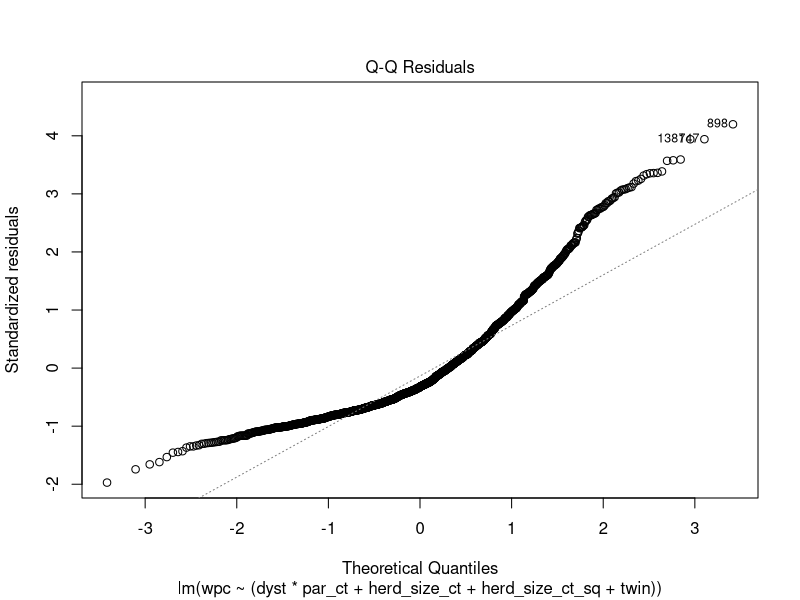
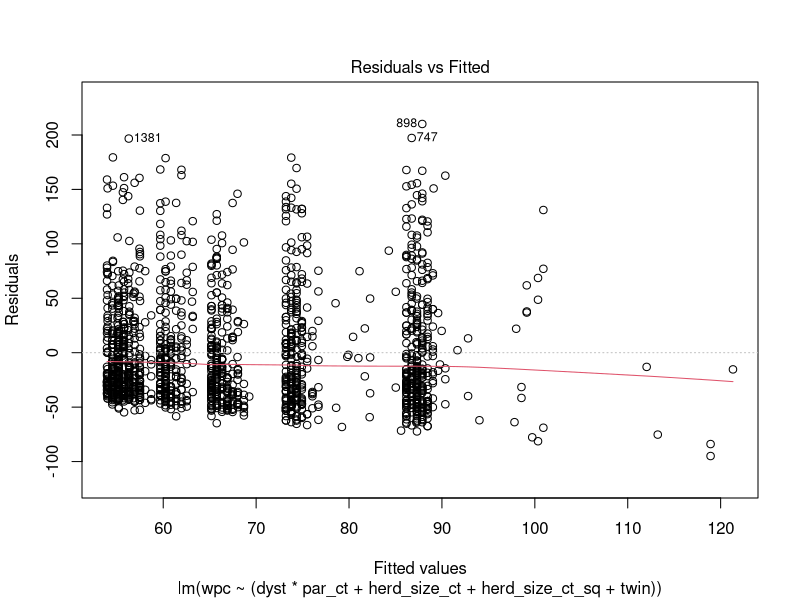
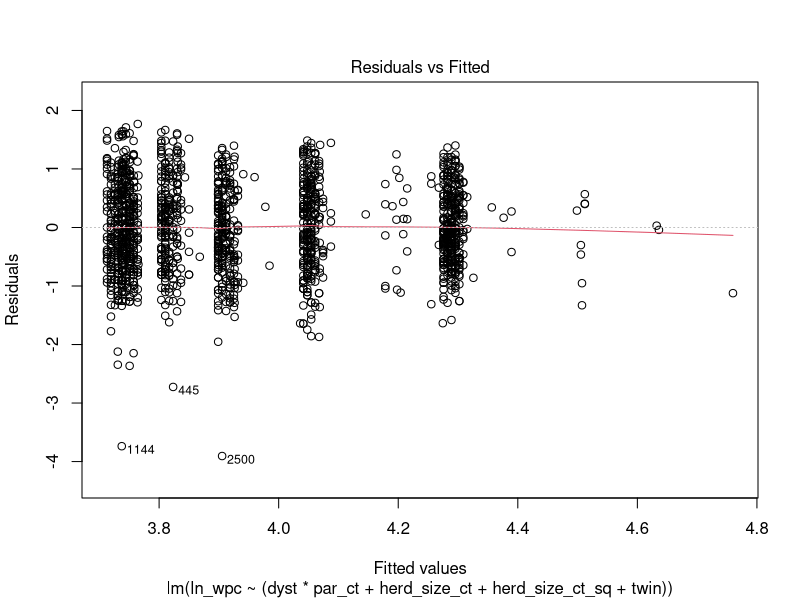
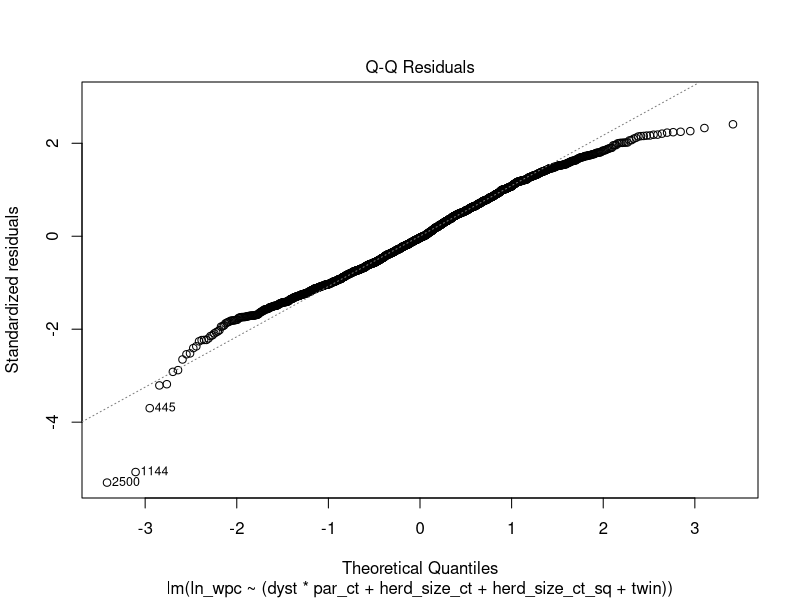
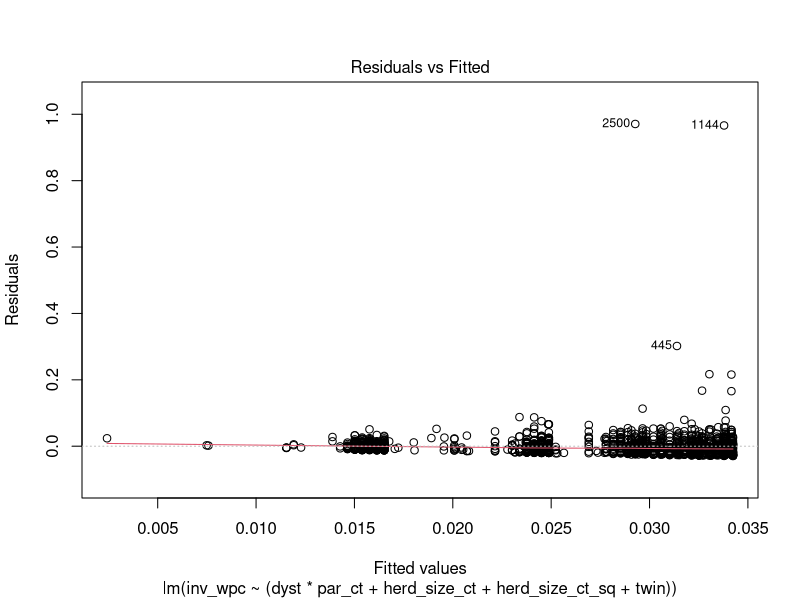
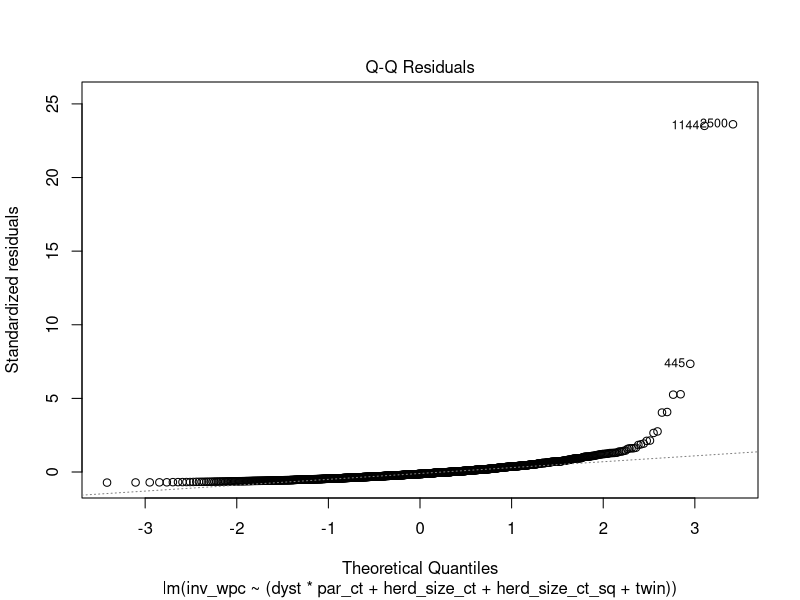
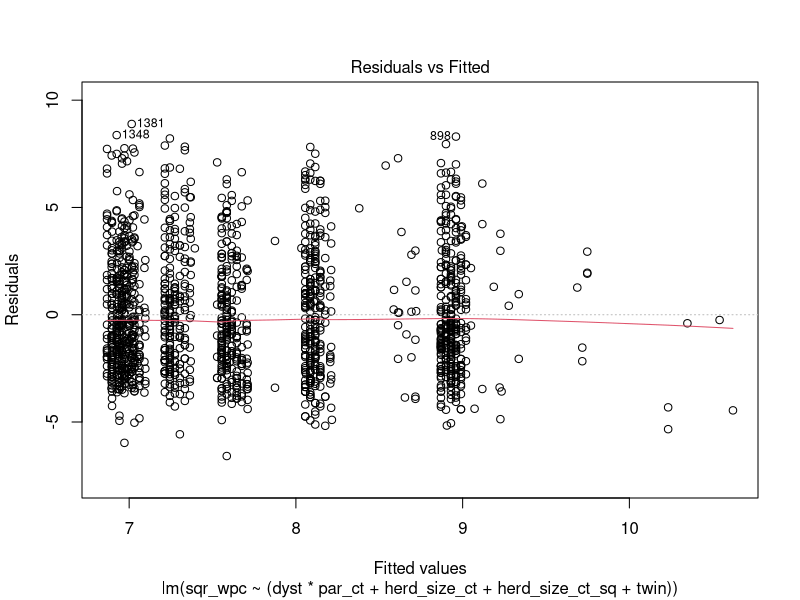
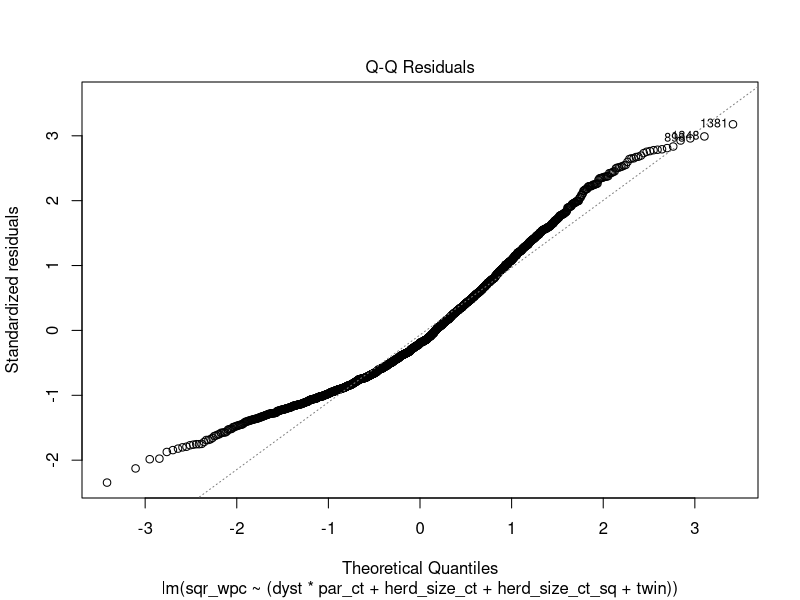

Generate these figures, in order, with R:
## ---- chunk 1
# automatically create a bib database for R packages
knitr::write_bib(c(
  .packages(), 'bookdown', 'knitr', 'rmarkdown'
), 'packages.bib')
## ---- chunk 2
#Ouvrir le jeu de données
daisy2 <-read.csv(file="daisy2.csv", 
                  header=TRUE, 
                  sep=",")
daisy2_mod<-subset(daisy2, 
                   h7==1)

#Nous génèrons les nouvelles variables
daisy2_mod$par_ct <- daisy2_mod$parity-1
daisy2_mod$herd_size_ct <- daisy2_mod$herd_size-250
daisy2_mod$herd_size_ct_sq <-daisy2_mod$herd_size_ct*daisy2_mod$herd_size_ct

#Le modèle
modele1<-lm(data=daisy2_mod, 
            wpc ~ (dyst*par_ct + herd_size_ct + herd_size_ct_sq + twin)
            )
plot(modele1, 2) #Nous demandons la 2e figure Normal Q-Q

## ---- chunk 3
plot(modele1, 1) #Nous demandons la figure Residual vs Fitted
## ---- chunk 4
#Nous créons les nouvelles variables en bloc:
daisy2_mod$ln_wpc <- log(daisy2_mod$wpc)
daisy2_mod$inv_wpc <- 1/daisy2_mod$wpc
daisy2_mod$sqr_wpc <- sqrt(daisy2_mod$wpc)
## ---- chunk 5
#Le modèle pour log_wpc
modele_log<-lm(data=daisy2_mod, 
               ln_wpc ~ (dyst*par_ct + herd_size_ct + herd_size_ct_sq + twin)
               )

plot(modele_log, 1) #La figure Residual vs Fitted
## ---- chunk 6
plot(modele_log, 2) #La figure Normal Q-Q
## ---- chunk 7
#Le modèle pour inv_wpc
modele_inv<-lm(data=daisy2_mod, 
               inv_wpc ~ (dyst*par_ct + herd_size_ct + herd_size_ct_sq + twin)
               )

plot(modele_inv, 1) #La figure Residual vs Fitted
## ---- chunk 8
plot(modele_inv, 2) #La 2 figure Normal Q-Q
## ---- chunk 9
#Le modèle pour sqr_wpc
modele_sqr<-lm(data=daisy2_mod, 
               sqr_wpc ~ (dyst*par_ct + herd_size_ct + herd_size_ct_sq + twin)
               )

plot(modele_sqr, 1) #La figure Residual vs Fitted
## ---- chunk 10
plot(modele_sqr, 2) #La figure Normal Q-Q
## ---- chunk 11
library(ggplot2)
ggplot(daisy2_mod, 
       aes(herd_size, ln_wpc)
       ) + 
  geom_point() +  
  geom_smooth(method="loess", 
              span=2) + 
  theme_bw() 
## ---- chunk 12
#Le modèle avec le terme au carré
modele_log2 <- lm(data=daisy2_mod, 
                  ln_wpc ~ (herd_size_ct + herd_size_ct_sq)
                  )
summary(modele_log2)
## ---- chunk 13
#La variable au cube
daisy2_mod$herd_size_ct_cu <-daisy2_mod$herd_size_ct*daisy2_mod$herd_size_ct*daisy2_mod$herd_size_ct
#Le modèle avec le terme au cube
modele_log3<-lm(data=daisy2_mod, 
                ln_wpc ~ (herd_size_ct + herd_size_ct_sq + herd_size_ct_cu)
                )
summary(modele_log3)
## ---- chunk 14
#Le modèle pour log_wpc
modele_log<-lm(data=daisy2_mod, 
               ln_wpc ~ (dyst*par_ct + herd_size_ct + herd_size_ct_sq + twin)
               )
summary(modele_log)
## ---- chunk 15
#Générons le modèle sans l'interaction
modele_final<-lm(data=daisy2_mod, 
                 ln_wpc ~ (dyst + par_ct + herd_size_ct + herd_size_ct_sq + twin)
                 )
summary(modele_final)
#Vérifions d'abord les suppositions:
plot(modele_final, 2)
## ---- chunk 16
plot(modele_final, 1)
## ---- chunk 17
#Enregistrons les valeurs prédites, les résiduels de Student, les leviers et les distance de Cook
library(broom)
diag <- augment(modele_final) #Nous venons de créer un nouveau jeu de données dans lequel les résiduels, les distances de cook, etc se trouvent maintenant
## ---- chunk 18
#Nous pouvons filtrer cette table pour ne conserver que les résiduels standardisés larges
diag_res <- subset(diag, (.std.resid >=3.0 | .std.resid<=-3.0))
diag_res
## ---- chunk 19
library(ggplot2)
ggplot(data=diag, aes(ln_wpc, .std.resid, colour=.std.resid)) + 
  geom_point() +  
  theme_bw()+
  geom_hline (aes(yintercept=3)) + 
  geom_hline (aes(yintercept=-3))
## ---- chunk 20
#Nous pouvons ordonner cette table pour voir les 10 observations avec les leviers les plus larges
diag_hat <- diag[order(-diag$.hat),]
head(diag_hat, 10)
## ---- chunk 21
#Nous pouvons ordonner cette table pour voir les 10 observations avec les distances de Cook les plus larges
diag_cook <- diag[order(-diag$.cooksd),]
head(diag_cook, 10)
## ---- chunk 22
#Nous générons un jeu de données sans les 7 observations avec les distances de Cook les plus grandes
outlier <- subset(diag, .cooksd<0.01)
#Le modèle sur ce jeu de données réduit
modele_outlier<-lm(data=outlier, 
                   ln_wpc ~ (dyst + par_ct + herd_size_ct + herd_size_ct_sq + twin)
                   )
summary(modele_outlier)
